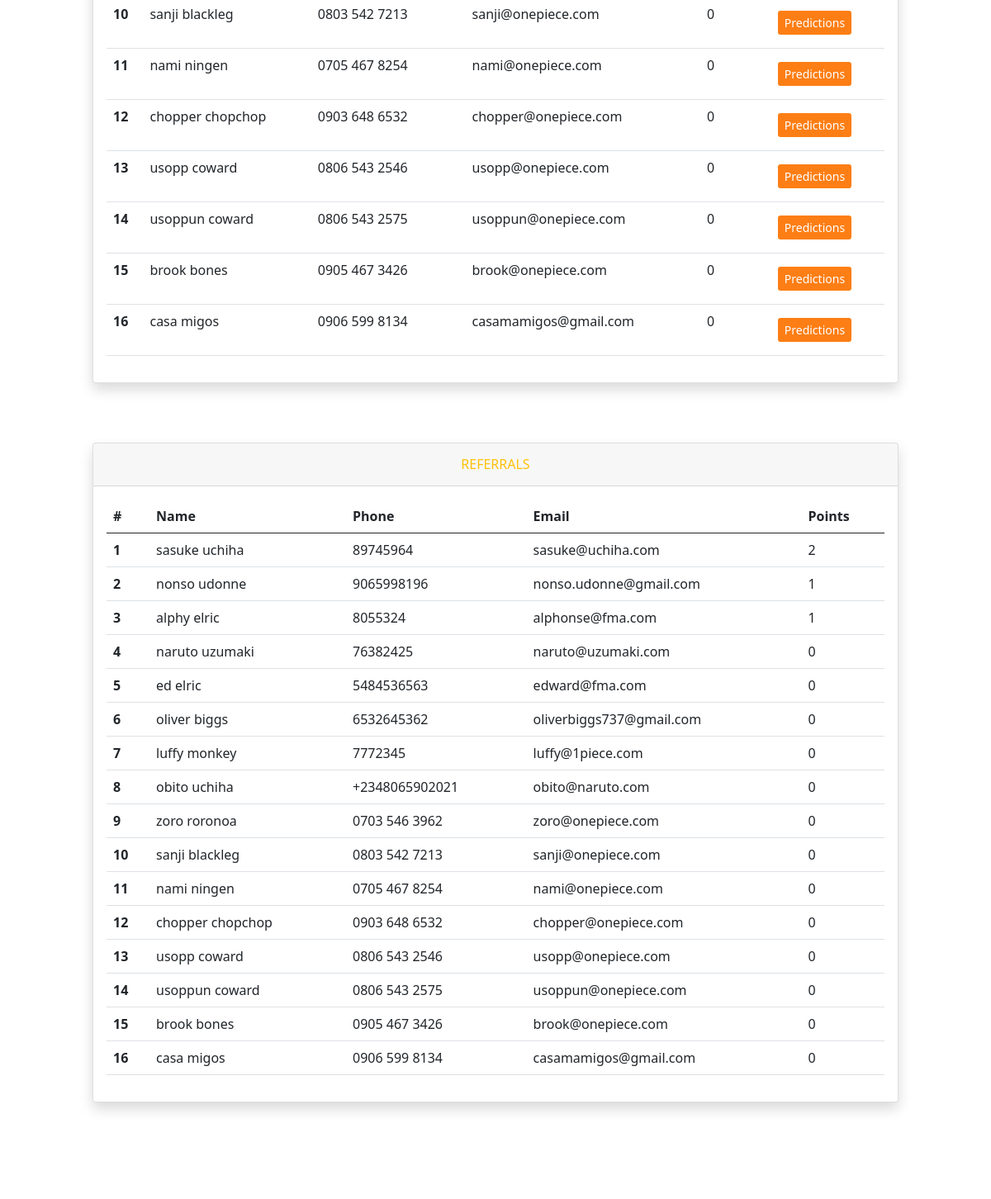
The page /fpl/admin-dash/ (signed in, middle part) on the database as committed earlier.
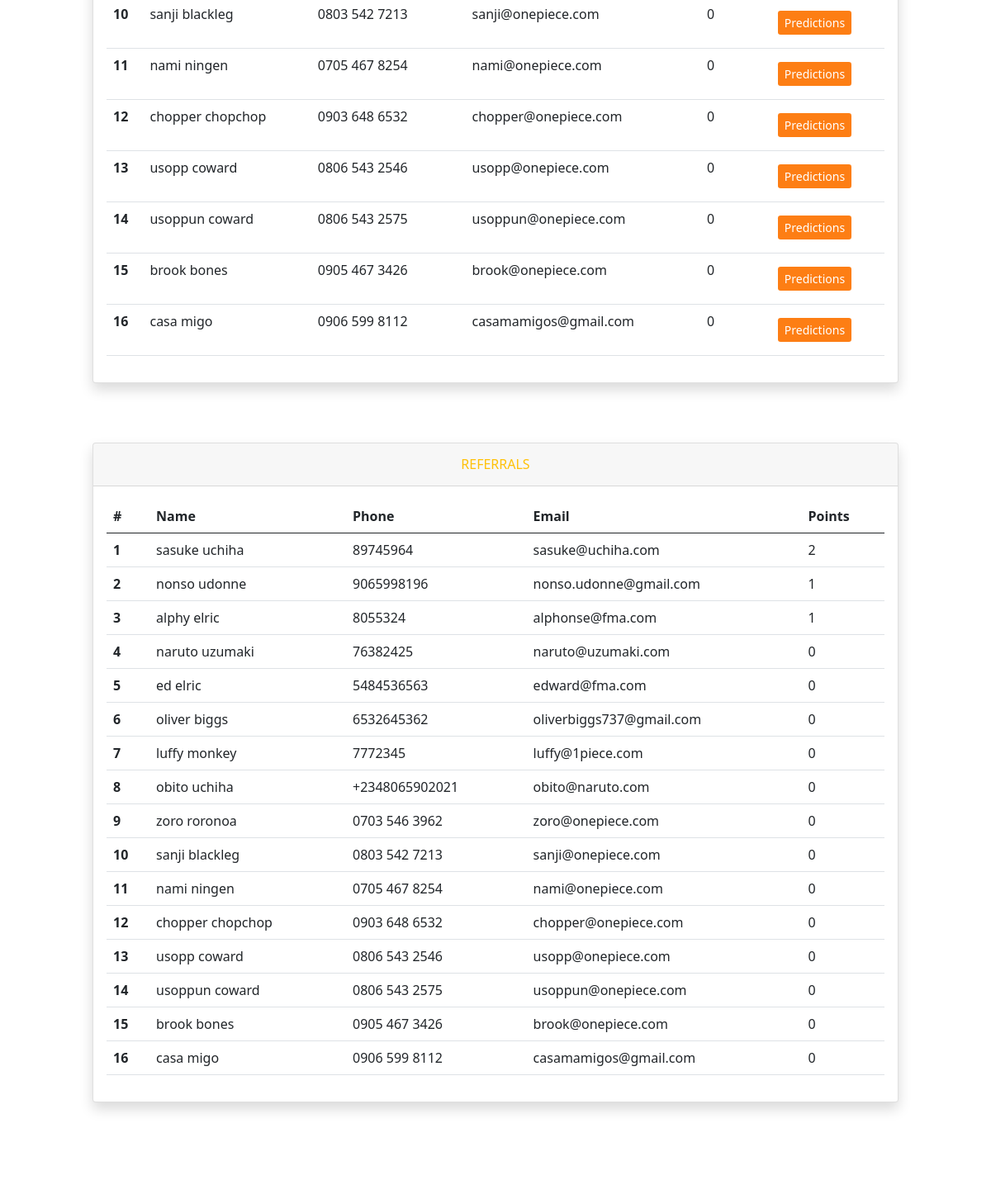
The same page on the database as committed later.
### accounts/models.py (models this page shows, shortened)
class fplUser(models.Model):
    user = models.OneToOneField(MyUser, on_delete=models.CASCADE)
    referrer = models.ForeignKey('self', on_delete=models.CASCADE, null=True, blank=True, related_name='referred')
    fav_club = models.CharField(max_length=100, verbose_name='Favorite Club')
    total_points = models.IntegerField(default=0)
    total_referrals = models.IntegerField(default=0)
    refer_valid = models.BooleanField(default=False)

class MyUser(AbstractBaseUser, PermissionsMixin):
    email = models.EmailField(max_length=255, unique=True)
    first_name = models.CharField(max_length=100)
    last_name = models.CharField(max_length=100)
    phone = PhoneNumberField(unique=True)
    confirmed = models.BooleanField(default=False, null=True, blank=True)
    confirmed_date = models.DateField(null=True, blank=True)
    date_created = models.DateTimeField(auto_now_add=True)
    is_active = models.BooleanField(default=True)
    admin = models.BooleanField(default=False)
    staff = models.BooleanField(default=False)
    USERNAME_FIELD = 'email'
    REQUIRED_FIELDS = ['first_name', 'last_name', 'phone']
    objects = MyUserManager()
    def full_name(self):
        return f"{self.first_name} {self.last_name}"

### fpl_data/views.py (the view)
# urls.py: path('admin-dash/', admin_dash, name='admin-dash'),
@login_required(login_url='login')
def admin_dash(request):
    if not request.user.is_superuser:
        messages.warning(request, 'Access Denied')
        return redirect('home')
    users = fplUser.objects.all()
    fusers = users.order_by('-total_points')
    rusers = users.order_by('-total_referrals')
    context = {
        'fusers': fusers,
        'rusers': rusers
    }
    return render(request, 'admin-dash.html', context)

### fpl_data/templates/admin-dash.html (shortened to what this page needs)
{% extends 'base.html' %}
{% block content %}
<div class="container-fluid pt-5 mt-5">
    <div class="row mb-5 pb-5">
        <div class="col-10 mx-auto mb-5">
            <div class="card shadow mb-4">
                <div class="card-body">
                    <div class="table-responsive">
                        <table class="table table-hover">
                            <tbody>
                              {% for user in fusers %}
                              <tr>
                                <th scope="row">{{ forloop.counter }}</th>
                                <td>{{user.user.full_name}}</td>
                                <td>{{user.user.phone}}</td>
                                <td>{{user.user.email}}</td>
                                <td>{{user.total_points}}</td>
                                <td class="py-3">
                                    <a class="btn btn-sm btn-primary mx-auto predictBtn usersPreds" href="{% url 'predictions' user.id %}"  data-bs-toggle="modal" data-bs-target="#userPredictions">
                                        Predictions
                                    </a>
                                </td>
                              </tr>
                              {% endfor %}
                            </tbody>
                        </table>
                    </div>
                </div>
            </div>
        </div>
        <div class="col-10 mx-auto">
            <div class="card shadow mb-4">
                <div class="card-header py-3 text-center">
                    <h6 class="m-0 font-weight-bold text-warning">REFERRALS</h6>
                </div>
                <div class="card-body">
                    <div class="table-responsive">
                        <table class="table table-hover">
                            <thead>
                              <tr>
                                <th scope="col">#</th>
                                <th scope="col">Name</th>
                                <th scope="col">Phone</th>
                                <th scope="col">Email</th>
                                <th scope="col">Points</th>
                              </tr>
                            </thead>
                            <tbody>
                              {% for user in rusers %}
                              <tr>
                                <th scope="row">{{ forloop.counter }}</th>
                                <td>{{user.user.full_name}}</td>
                                <td>{{user.user.phone}}</td>
                                <td>{{user.user.email}}</td>
                                <td>{{user.total_referrals}}</td>
                              </tr>
                              {% endfor %}
                            </tbody>
                        </table>
                    </div>
                </div>
            </div>
        </div>
    </div>
</div>
{% endblock %}

### templates/base.html (shortened to what this page needs)
{% load static %}
<!DOCTYPE html>
<html lang="en">
<head>
    <link rel="stylesheet" href="{% static 'css/all.css' %}">
    <link rel="stylesheet" href="{% static 'css/bootstrap.css' %}">
    <link rel="stylesheet" href="{% static 'css/style.css' %}">
    <link rel="stylesheet" href="{% static 'css/template.css' %}">
</head>
<body>
  {% block content %}
  {% endblock %}
</body>
</html>

### static/css/style.css (style rules this page uses)
#myTab .active, .predictBtn, #tidSubmit, .navbar, .navbar a, .submitBtn { background-color: #fd7e14; color: #fff; border-style: none; }

Rows that differ between the two databases and show on the page:
removed fplUser: user.full_name "casa migos", user.phone "0906 599 8134", user.email "casamamigos@gmail.com", total_points "0", total_referrals "0"
added fplUser: user.full_name "casa migo", user.phone "0906 599 8112", user.email "casamamigos@gmail.com", total_points "0", total_referrals "0"
